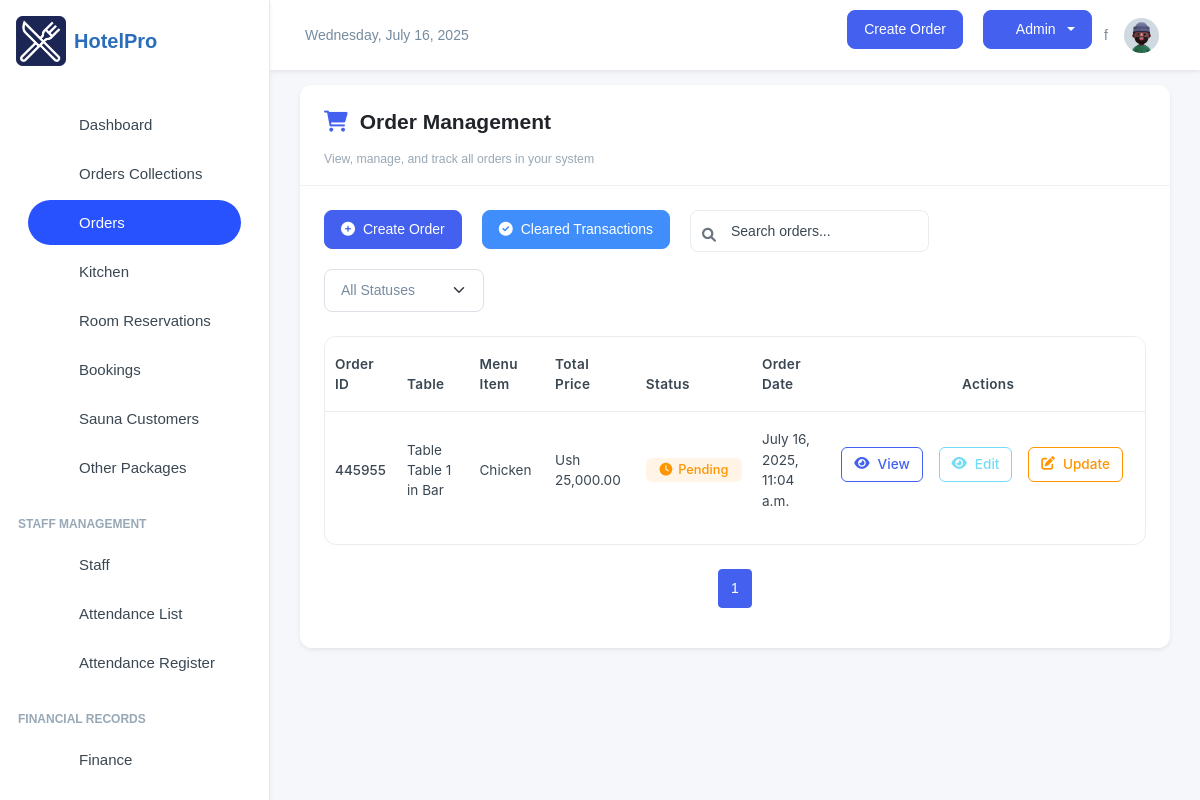
Screenshot of /manager/orders/ (signed in) with the database file from the repository.
### inventory/models.py (models this page shows, shortened)
class OrderItem(models.Model):
    ORDER_TYPE_CHOICES = [
        ('Dine-In', 'Dine-In'),
        ('Take-Away', 'Take-Away'),
    ]
    SPECIAL_NOTES_CHOICES = [
        ('nothing', 'Nothing'),
        ('strongly spiced', 'Strongly Spiced'),
        ('midly spiced', 'Mildly Spiced'),
        ('chips', 'Chips'),
        ('rice', 'Rice'),
        ('posho', 'Posho'),
        ('rice_posho', 'Rice + Posho'),
        ('chips_rice', 'Chips + Rice'),
        ('chips_posho', 'Chips + Posho'),
    ]
    order = models.ForeignKey('OrderTransaction', on_delete=models.CASCADE, related_name='order_items')
    menu_item = models.ForeignKey('MenuItem', on_delete=models.CASCADE, null=True, blank=True)
    order_date = models.DateTimeField(auto_now_add=True)
    customer_name = models.CharField(max_length=255, blank=True, null=True, default="Customer")
    dining_area = models.ForeignKey('DiningArea', on_delete=models.SET_NULL, null=True, blank=True)
    table = models.ForeignKey('Table', on_delete=models.SET_NULL, null=True, blank=True)
    total_price = models.DecimalField(max_digits=10, decimal_places=2, default=Decimal('0.00'))
    quantity = models.IntegerField(blank=True, null=True)
    status = models.CharField(
        max_length=50,
        choices=[('Pending', 'Pending'), ('Preparing', 'Preparing'), ('Cooked', 'Completed'), ('Served', 'Served'), ('Cancelled', 'Cancelled')],
        default='Pending'
    )
    special_notes = models.CharField(
        max_length=50,
        choices=SPECIAL_NOTES_CHOICES,
        default="nothing",
        blank=True,
        null=True
    )
    order_type = models.CharField(
        max_length=10,
        choices=ORDER_TYPE_CHOICES,
        default='Dine-In'
    )
    updated = models.DateTimeField(auto_now=True, blank=True, null=True)
    class Meta:
        verbose_name = 'Order Item'
        verbose_name_plural = 'Order Items'
        ordering = ['-order_date']

class OrderTransaction(models.Model):
    pay_mode = (
        ("NO PAYMENT", "NO PAYMENT"),
        ("CASH", "CASH"),
        ("MOMO PAY", "MOMO PAY"),
        ("AIRTEL PAY", "AIRTEL PAY"),
        ("INVOICE", "INVOICE"),
        ("ON ACCOMMODATION", "ON ACCOMMODATION"),
    )
    random_id = models.CharField(max_length=6, unique=True, editable=False, default=generate_random_id)
    customer_name = models.CharField(max_length=255, blank=True, null=True, default="Customer")
    served_by = models.CharField(
        max_length=255, blank=True, null=True, default="Waitress")
    dining_area = models.ForeignKey(DiningArea, on_delete=models.SET_NULL, null=True, blank=True)
    table = models.ForeignKey(Table, on_delete=models.SET_NULL, null=True, blank=True )
    special_notes = models.TextField(default="Null")
    created = models.DateTimeField(default=now, blank=True, null=True)
    payment_mode = models.CharField(default="NO PAYMENT", max_length=50, choices=pay_mode)
    transaction_id = models.CharField(blank=True, null=True, max_length=100, help_text="Transaction ID / Invoice Number")
    created_by = models.ForeignKey(User, on_delete=models.SET_NULL, null=True, blank=True)
    updated = models.DateField(auto_now=True, blank=True, null=True)
    class Meta:
        ordering = ['-created']

class Table(models.Model):
    table_number = models.IntegerField()
    dining_area = models.ForeignKey(DiningArea, on_delete=models.CASCADE, related_name='tables')
    capacity = models.IntegerField()  # Number of seats at the table
    is_available = models.BooleanField(default=True)
    def __str__(self):
        return f"Table {self.table_number} in {self.dining_area.name}"

class DiningArea(models.Model):
    name = models.CharField(max_length=255)
    description = models.TextField(blank=True, null=True)

class MenuItem(models.Model):
    category = models.ForeignKey(Category, on_delete=models.CASCADE, related_name="menu_items")
    name = models.CharField(max_length=100)
    description = models.TextField()
    price = models.DecimalField(max_digits=10, decimal_places=2, default=Decimal('0.00'))
    is_available = models.BooleanField(default=True)
    image_url = models.ImageField(blank=True, null=True, upload_to="menu_items")
    def __str__(self):
        return self.name
    class Meta:
        ordering = ['name']

### inventory/views.py (the view)
# urls.py: path('orders/', views.orders, name='order_list'),
@login_required(login_url='/user/login/')
def orders(request):
    now_time = timezone.now()
    filter_time = now_time - timedelta(hours=12)
    all_orders_count = OrderItem.objects.count()
    recent_orders = OrderItem.objects.filter(
        order_date__gte=filter_time
    ).select_related('order', 'table', 'dining_area').order_by('-order_date')
    recent_orders_count = recent_orders.count()
    print(f"DEBUG - All orders: {all_orders_count}, Recent orders: {recent_orders_count}")
    print(f"DEBUG - Current time: {now_time}, Filter cutoff: {filter_time}")
    paginator = Paginator(recent_orders, 10)
    page_number = request.GET.get('page')
    orders_list = paginator.get_page(page_number)
    return render(request, "order_list.html", {
        "orders_list": orders_list,
        "all_orders_count": all_orders_count,
        "recent_orders_count": recent_orders_count,
        "current_time": now_time,
        "filter_time": filter_time,
    })

### inventory/templates/order_list.html (shortened to what this page needs)
{% extends 'base.html' %}
{% load humanize %}
{% block content %}
<div class="card shadow-sm mb-4">
    <div class="card-header">
        <div class="page-header">
            <h4 class="page-title">
                <i class="fas fa-shopping-cart dashboard-icon"></i>Order Management
            </h4>
        </div>
        <p class="text-muted small mb-0">View, manage, and track all orders in your system</p>
    </div>
    <div class="card-body">
        <div class="d-flex flex-wrap justify-content-between align-items-center mb-4">
            <div class="d-flex flex-wrap gap-2 mb-3 mb-md-0">
                <a href="/manager/add-order/" class="btn btn-primary">
                    <i class="fas fa-plus-circle"></i> Create Order
                </a>
                <a href="/manager/cleared_transactions/" class="btn btn-info">
                    <i class="fas fa-check-circle"></i> Cleared Transactions
                </a>
                <div class="search-box">
                    <i class="fas fa-search search-icon"></i>
                    <input type="text" class="form-control" placeholder="Search orders...">
                </div>
                <select class="form-select status-filter">
                    <option value="">All Statuses</option>
                </select>
            </div>
        </div>
        <div class="table-container">
            <div class="table-responsive">
            <table class="table" style="font-size: 0.85rem;">
                <thead>
                <tr>
                    <th>Order ID</th>
                    <th>Table</th>
                    <th>Menu Item</th>
                    <th>Total Price</th>
                    <th>Status</th>
                    <th>Order Date</th>
                    <th class="text-center">Actions</th>
                </tr>
                </thead>
                <tbody>
                {% for order in orders_list %}
                <tr>
                    <td><span class="fw-medium">{{ order.order.random_id }}</span></td>
                    <td>Table {{ order.order.table }}</td>
                    <td>{{ order.menu_item }}</td>
                    <td>Ush {{ order.total_price|intcomma }}</td>
                    <td>
                    {% if order.status == 'Completed' %}
                    <span class="badge badge-completed">
                        <i class="fas fa-check-circle"></i>
                        {{ order.status }}
                    </span>
                    {% elif order.status == 'Pending' %}
                    <span class="badge badge-pending">
                        <i class="fas fa-clock"></i>
                        {{ order.status }}
                    </span>
                    {% elif order.status == 'Processing' %}
                    <span class="badge badge-processing">
                        <i class="fas fa-spinner fa-spin"></i>
                        {{ order.status }}
                    </span>
                    {% else %}
                    <span class="badge bg-secondary bg-opacity-10 text-secondary">
                        {{ order.status }}
                    </span>
                    {% endif %}
                    </td>
                    <td>{{ order.order_date }}</td>
                    <td class="action-cell text-center">
                    <a href="/manager/orders/{{ order.id }}" class="btn btn-sm btn-outline-primary">
                        <i class="fas fa-eye"></i> View
                    </a>
                     <a href="/manager/order/edit/{{ order.id }}" class="btn btn-sm btn-outline-secondary">
                        <i class="fas fa-eye"></i> Edit
                    </a>
                    <button class="btn btn-sm btn-outline-warning" data-bs-toggle="modal"
                        data-bs-target="#editOrderModal" data-order-id="{{ order.id }}"
                        data-order-status="{{ order.status }}">
                        <i class="fas fa-edit"></i> Update
                    </button>
                    </td>
                </tr>
                {% endfor %}
                </tbody>
            </table>
            </div>
        </div>
        <nav aria-label="Page navigation" class="mt-4">
            <ul class="pagination justify-content-center">
                {% for page_num in orders_list.paginator.page_range %}
                {% if page_num >= orders_list.number|add:-2 and page_num <= orders_list.number|add:2 %} <li
                    class="page-item {% if page_num == orders_list.number %}active{% endif %}">
                    <a class="page-link" href="?page={{ page_num }}">{{ page_num }}</a>
                    </li>
                    {% elif page_num == 1 or page_num == orders_list.paginator.num_pages %}
                    <li class="page-item">
                        <a class="page-link" href="?page={{ page_num }}">{{ page_num }}</a>
                    </li>
                    {% elif page_num == orders_list.number|add:-3 or page_num == orders_list.number|add:3 %}
                    <li class="page-item disabled"><span class="page-link">...</span></li>
                    {% endif %}
                    {% endfor %}
            </ul>
        </nav>
    </div>
</div>
<link rel="stylesheet" href="https://cdnjs.cloudflare.com/ajax/libs/font-awesome/6.0.0/css/all.min.css">
{% endblock content %}

### templates/base.html (style rules this page uses)
:root { --primary-color: #2A6EBB; --secondary-color: #F8F9FA; --accent-color: #FFD700; --text-color: #333333; --success-color: #28a745; --danger-color: #dc3545; --warning-color: #ffc107; --info-color: #17a2b8; }
body { font-family: 'Poppins', sans-serif; background-color: #f5f7fa; }
.btn-primary { background-color: var(--primary-color); border-color: var(--primary-color); }
.card { border-radius: 0.75rem; border: none; box-shadow: 0 0.125rem 0.25rem rgba(0, 0, 0, 0.075); transition: transform 0.2s ease-in-out, box-shadow 0.2s ease-in-out; }

### inventory/templates/order_list.html (style rules this page uses)
.card { border-radius: 12px; border: none; box-shadow: 0 5px 20px rgba(0, 0, 0, 0.05); transition: all 0.3s ease; }
.card-header { background-color: #fff; border-bottom: 1px solid rgba(0, 0, 0, 0.05); padding: 1.5rem 1.5rem 1rem; }
.card-body { padding: 1.5rem; }
table { font-size: 0.925rem; font-family: 'Inter', -apple-system, BlinkMacSystemFont, 'Segoe UI', Roboto, sans-serif; border-collapse: separate; border-spacing: 0; width: 100%; }
thead th { background-color: #f8f9fa; color: #495057; font-weight: 600; text-transform: none; font-size: 0.85rem; letter-spacing: 0.3px; padding: 1rem; border-bottom: 2px solid #e9ecef; }
tbody td { padding: 1rem; vertical-align: middle; border-bottom: 1px solid #e9ecef; }
tbody tr:last-child td { border-bottom: none; }
tbody tr { transition: background-color 0.2s; }
.btn { border-radius: 8px; padding: 0.5rem 1rem; font-weight: 500; transition: all 0.2s; margin-right: 0.75rem; margin-bottom: 0.75rem; display: inline-flex; align-items: center; justify-content: center; gap: 0.5rem; }
.btn-primary { background-color: #4361ee; border-color: #4361ee; }
.btn-info { background-color: #3f8efc; border-color: #3f8efc; color: white; }
.btn-sm { padding: 0.4rem 0.75rem; font-size: 0.85rem; border-radius: 6px; }
.btn-outline-primary { color: #4361ee; border-color: #4361ee; }
.btn-outline-warning { color: #ff9500; border-color: #ff9500; }
.badge { font-weight: 500; font-size: 0.8rem; padding: 0.35rem 0.85rem; border-radius: 6px; display: inline-flex; align-items: center; gap: 0.375rem; }
.badge-pending { background-color: rgba(255, 149, 0, 0.1); color: #ff9500; }
.pagination { margin-top: 1.5rem; }
.page-link { border-radius: 6px; margin: 0 0.15rem; color: #4361ee; font-weight: 500; padding: 0.5rem 0.75rem; }
.page-item.active .page-link { background-color: #4361ee; border-color: #4361ee; }
.table-container { margin-top: 1.5rem; border-radius: 12px; overflow: hidden; border: 1px solid #e9ecef; }
.search-box { position: relative; max-width: 300px; }
.search-box input { padding-left: 2.5rem; border-radius: 8px; border: 1px solid #e9ecef; height: 42px; }
.search-icon { position: absolute; left: 0.75rem; top: 50%; transform: translateY(-50%); color: #6c757d; }
.status-filter { max-width: 160px; }
.action-cell { white-space: nowrap; }
.page-header { display: flex; align-items: center; margin-bottom: 1rem; }
.page-title { margin-bottom: 0; font-weight: 700; color: #212529; }
.dashboard-icon { margin-right: 0.75rem; color: #4361ee; }

### rows the page displays
OrderItem: order.random_id "445955", order.table "Table 1 in Bar", menu_item "Chicken", total_price "25,000.00", status "Pending", order_date "July 16, 2025, 11:04 a.m."

### other values shown
{{ page_num }} "1"
